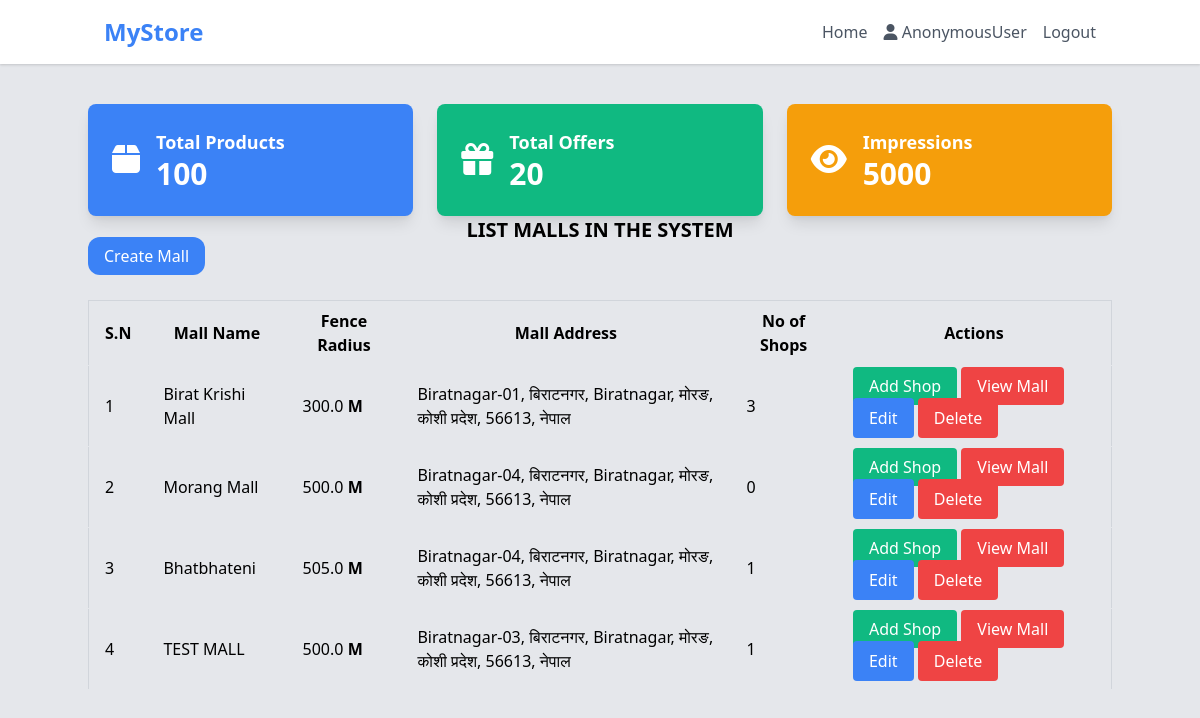
/listmall/, run on the app's committed database.
### geoapp/models.py (models this page shows, shortened)
class Mall(models.Model):
    mallName = models.CharField(max_length=100)
    mallAddress = models.CharField(max_length=255,blank=True)
    latitude = models.FloatField()
    longitude = models.FloatField()
    fence_radius = models.FloatField(default=500,help_text="Fence Radius in meters(m)") # in meters

### geoapp/views.py (the view)
# urls.py: path('listmall/',views.listMall,name='listmall'),
def listMall(request):
    malls = Mall.objects.all()
    context = {
        'malls':malls
    }
    return render(request,'mall/listmall.html',context)

### geoapp/templates/mall/listmall.html
{%  extends 'base.html' %}
{% block content %}
<div class="container mx-auto mt-10">
  <div class="grid grid-cols-1 sm:grid-cols-2 md:grid-cols-3 gap-6">
      <div class="bg-blue-500 p-6 rounded-lg shadow-lg text-white">
          <div class="flex items-center">
              <span class="mr-4">
                  <i class="fas fa-box fa-2x"></i>
              </span>
              <div>
                  <p class="text-lg font-semibold">Total Products</p>
                  <p class="text-3xl font-bold">100</p>
              </div>
          </div>
      </div>
      <div class="bg-green-500 p-6 rounded-lg shadow-lg text-white">
          <div class="flex items-center">
              <span class="mr-4">
                  <i class="fas fa-gift fa-2x"></i>
              </span>
              <div>
                  <p class="text-lg font-semibold">Total Offers</p>
                  <p class="text-3xl font-bold">20</p>
              </div>
          </div>
      </div>
      <div class="bg-yellow-500 p-6 rounded-lg shadow-lg text-white">
          <div class="flex items-center">
              <span class="mr-4">
                  <i class="fas fa-eye fa-2x"></i>
              </span>
              <div>
                  <p class="text-lg font-semibold">Impressions</p>
                  <p class="text-3xl font-bold">5000</p>
              </div>
          </div>
      </div>
  </div>
</div>
<h1 class="text-xl font-bold text-center">LIST MALLS IN THE SYSTEM</h1>
<div class="container mx-auto">
    <a href="{% url 'createmall' %}" class="px-4 py-2 text-white bg-blue-500 rounded-xl">Create Mall</a>
</div>
<div class="container mx-auto mt-8">
    <table class="min-w-full border border-gray-300">
      <thead>
        <tr>
            <th class="py-2 px-4 border-b">S.N</th>
          <th class="py-2 px-4 border-b">Mall Name</th>
          <th class="py-2 px-4 border-b">Fence Radius</th>
          <th class="py-2 px-4 border-b">Mall Address</th>
          <th class="py-2 px-4 border-b">No of Shops</th>
          <th class="py-2 px-4 border-b">Actions</th>
        </tr>
      </thead>
      <tbody>
        {% for mall in malls %}
        <tr>
        <td class="py-2 px-4 border-b">{{forloop.counter}}</td>
          <td class="py-2 px-4 border-b">{{mall.mallName}}</td>
          <td class="py-2 px-4 border-b">{{mall.fence_radius}} <span class="font-bold  " title="Meters">M</span></td>
          <td class="py-2 px-4 border-b">{{mall.mallAddress}}</td>
          <td class="py-2 px-4 border-b">{{mall.shops.count}}</td>
          <td class="py-2 px-4 border-b">
            <a class="bg-green-500 text-white px-4 py-2 rounded" href="{% url 'addshopbymall' mall.id %}">Add Shop</a>
            <a class="bg-red-500 text-white px-4 py-2 rounded" href="{% url 'viewmall' mall.id %}">View Mall</a>
            <button class="bg-blue-500 text-white px-4 py-2 rounded">Edit</button>
            <button class="bg-red-500 text-white px-4 py-2 rounded">Delete</button>
          </td>
        </tr>
        {% endfor %}
      </tbody>
    </table>
  </div>
{% endblock content %}

### data on the page
Mall: mallName "Birat Krishi Mall", fence_radius "300.0", mallAddress "Biratnagar-01, बिराटनगर, Biratnagar, मोरङ, कोशी प्रदेश, 56613, नेपाल", shops.count "3"
Mall: mallName "Morang Mall", fence_radius "500.0", mallAddress "Biratnagar-04, बिराटनगर, Biratnagar, मोरङ, कोशी प्रदेश, 56613, नेपाल", shops.count "0"
Mall: mallName "Bhatbhateni", fence_radius "505.0", mallAddress "Biratnagar-04, बिराटनगर, Biratnagar, मोरङ, कोशी प्रदेश, 56613, नेपाल", shops.count "1"
Mall: mallName "TEST MALL", fence_radius "500.0", mallAddress "Biratnagar-03, बिराटनगर, Biratnagar, मोरङ, कोशी प्रदेश, 56613, नेपाल", shops.count "1"

### other printed values
{{ request.user }} "AnonymousUser"
